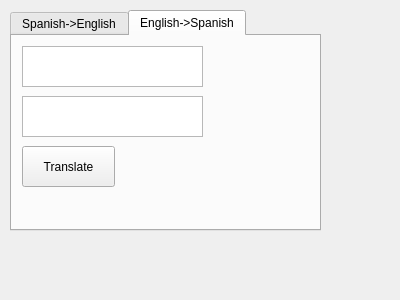
<?xml version="1.0" encoding="UTF-8"?>
<ui version="4.0">
 <class>translate_search</class>
 <widget class="QWidget" name="translate_search">
  <property name="geometry">
   <rect>
    <x>0</x>
    <y>0</y>
    <width>400</width>
    <height>300</height>
   </rect>
  </property>
  <property name="windowTitle">
   <string>Form</string>
  </property>
  <widget class="QTabWidget" name="tabWidget">
   <property name="geometry">
    <rect>
     <x>10</x>
     <y>10</y>
     <width>311</width>
     <height>221</height>
    </rect>
   </property>
   <property name="currentIndex">
    <number>1</number>
   </property>
   <widget class="QWidget" name="tab">
    <attribute name="title">
     <string>Spanish-&gt;English</string>
    </attribute>
    <widget class="QTextEdit" name="textEdit">
     <property name="geometry">
      <rect>
       <x>10</x>
       <y>10</y>
       <width>181</width>
       <height>41</height>
      </rect>
     </property>
    </widget>
    <widget class="QTextEdit" name="textEdit_O">
     <property name="geometry">
      <rect>
       <x>10</x>
       <y>60</y>
       <width>181</width>
       <height>41</height>
      </rect>
     </property>
    </widget>
    <widget class="QPushButton" name="pushButton">
     <property name="geometry">
      <rect>
       <x>10</x>
       <y>110</y>
       <width>93</width>
       <height>41</height>
      </rect>
     </property>
     <property name="text">
      <string>Translate</string>
     </property>
    </widget>
   </widget>
   <widget class="QWidget" name="tab_2">
    <attribute name="title">
     <string>English-&gt;Spanish</string>
    </attribute>
    <widget class="QTextEdit" name="textEdit_2">
     <property name="geometry">
      <rect>
       <x>10</x>
       <y>10</y>
       <width>181</width>
       <height>41</height>
      </rect>
     </property>
    </widget>
    <widget class="QTextEdit" name="textEdit_O_2">
     <property name="geometry">
      <rect>
       <x>10</x>
       <y>60</y>
       <width>181</width>
       <height>41</height>
      </rect>
     </property>
    </widget>
    <widget class="QPushButton" name="pushButton_2">
     <property name="geometry">
      <rect>
       <x>10</x>
       <y>110</y>
       <width>93</width>
       <height>41</height>
      </rect>
     </property>
     <property name="text">
      <string>Translate</string>
     </property>
    </widget>
   </widget>
  </widget>
 </widget>
 <resources/>
 <connections/>
</ui>
